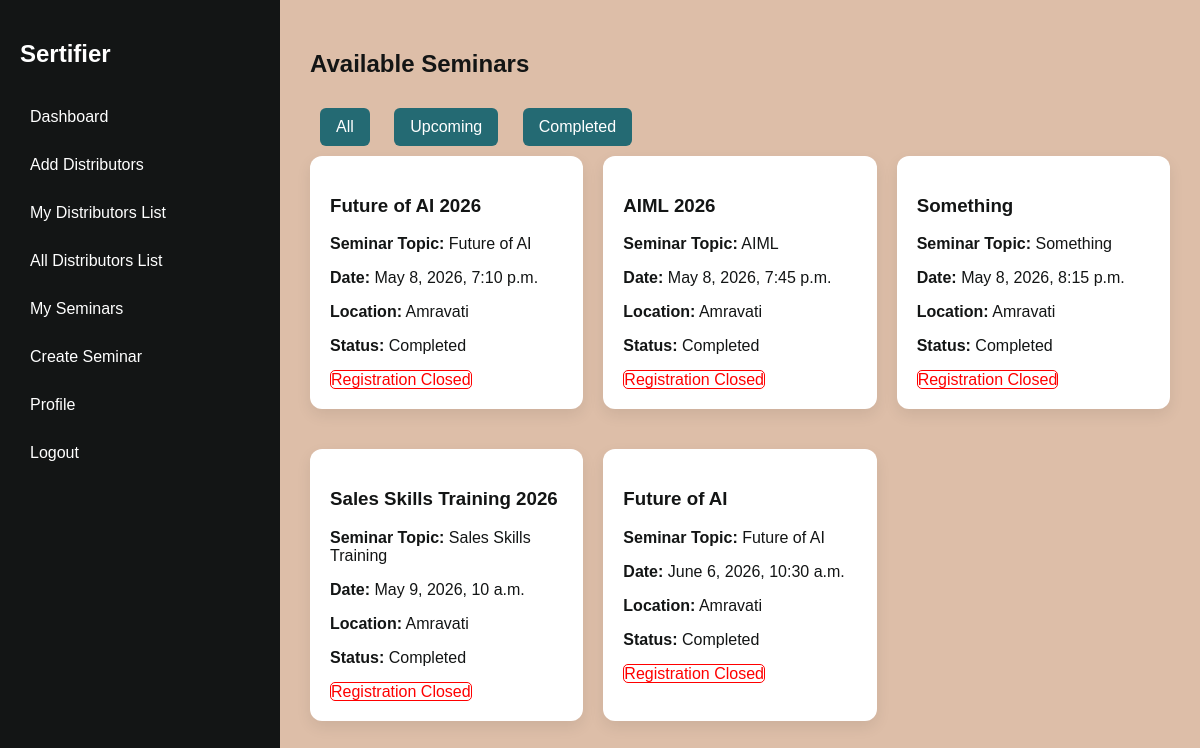
The page /seminars/all/ (signed in) on the database its author committed.
### seminars/models.py (models this page shows, shortened)
class Seminar(models.Model):
    title = models.CharField(max_length=200)
    topic = models.CharField(max_length=200)
    description = models.TextField()
    date_time = models.DateTimeField(null=True)
    location = models.CharField(max_length=255)
    created_by = models.ForeignKey(User, on_delete=models.CASCADE)
    created_at = models.DateTimeField(auto_now_add=True, null=True)
    @property
    def status(self):
        now = timezone.now()
        if self.date_time.date() > now.date():
            return "Upcoming"
        elif self.date_time.date() == now.date():
            return "Ongoing"
        else:
            return "Completed"
    @property
    def registration_open(self):
        now = timezone.now()
        return now < self.date_time
    certificate_enabled = models.BooleanField(default=True)
    certificate_title = models.CharField(
        max_length=200,
        default='Certificate of Participation'
    )
    certificate_logo_1 = models.ImageField(
        upload_to='certificate_logos/',
        blank=True,
        null=True
    )
    certificate_logo_2 = models.ImageField(
        upload_to='certificate_logos/',
        blank=True,
        null=True
    )
    certificate_logo_3 = models.ImageField(
        upload_to='certificate_logos/',
        blank=True,
        null=True
    )
    certificate_logo_4 = models.ImageField(
        upload_to='certificate_logos/',
        blank=True,
        null=True
    )
    certificate_signature = models.ImageField(
        upload_to='certificate_signatures/',
        blank=True,
        null=True
    )
    attendance_link_token = models.UUIDField(
        blank=True,
        unique=True,
        editable=False,
        null=True,
        default=uuid.uuid4,
    )

### seminars/views.py (the view)
# urls.py: path('all/', views.user_seminars, name='user_seminars'),
@login_required
def user_seminars(request):
    seminars = Seminar.objects.all()
    status = request.GET.get('status')
    registered_seminars = (
        SeminarRegistration.objects.filter(
            user=request.user
        ).values_list(
            'seminar_id',
            flat=True
        )
    )
    if status == 'upcoming':
        seminars = seminars.filter(
            date_time__date__gt=timezone.now().date()
        )
    elif status == 'completed':
        seminars = seminars.filter(
            date_time__date__lt=timezone.now().date()
        )
    return render(request, 'user_seminars.html', {
        'seminars': seminars,
        'registered_seminars':registered_seminars,
    })

### seminars/templates/user_seminars.html
{% extends 'base.html' %}
{% block content %}
<h2>Available Seminars</h2>
    <a href="?" class="btn">All</a>
    <a href="?status=upcoming" class="btn">
    Upcoming
    </a>
    <a href="?status=completed" class="btn">
    Completed
    </a>
<div class="grid">
    {% for seminar in seminars %}
    <div class="card">
        <h3>{{ seminar.title }}</h3>
        <p><strong>Seminar Topic:</strong> {{ seminar.topic }}</p>
        <p><strong>Date:</strong> {{ seminar.date_time }}</p>
        <p><strong>Location:</strong> {{ seminar.location }}</p>
        <p><strong>Status:</strong> {{ seminar.status }}</p>
        {% if seminar.id in registered_seminars %}
            <span style="color:green; border:1px solid; border-radius:5px;">Already Registered</span>
        {% else %}
            {% if seminar.registration_open %}
            <a href="{% url 'register_seminar' seminar.id %}" class="btn">
            Register
            </a>
            {% else %}
            <span style="color:red; border:1px solid; border-radius:5px;">Registration Closed</span>
            {% endif %}
        {% endif %}
    </div>
    {% endfor %}
</div>
{% endblock %}

### User/static/css/style.css (style rules this page uses)
:root { --primary: #131515; --secondary: #246a73; --accent: #368f8b; --muted: #f3dfc1; --bg: #ddbea8; --white: #ffffff; }
body { margin: 0; font-family: 'Poppins', sans-serif; background-color: var(--bg); color: var(--primary); }
.card { background: var(--white); padding: 20px; border-radius: 12px; margin-bottom: 20px; box-shadow: 0 6px 15px rgba(0,0,0,0.08); transition: 0.3s; }
.btn { display: inline-block; background: var(--secondary); color: var(--white); padding: 10px 16px; border-radius: 6px; text-decoration: none; transition: 0.3s; margin:10px; }
.grid { display: grid; grid-template-columns: repeat(auto-fit, minmax(250px, 1fr)); gap: 20px; }

### rows shown on the page
Seminar: title "Future of AI 2026", topic "Future of AI", date_time "May 8, 2026, 7:10 p.m.", location "Amravati", status "Completed", shows "Registration Closed"
Seminar: title "AIML 2026", topic "AIML", date_time "May 8, 2026, 7:45 p.m.", location "Amravati", status "Completed", shows "Registration Closed"
Seminar: title "Something", topic "Something", date_time "May 8, 2026, 8:15 p.m.", location "Amravati", status "Completed", shows "Registration Closed"
Seminar: title "Sales Skills Training 2026", topic "Sales Skills Training", date_time "May 9, 2026, 10 a.m.", location "Amravati", status "Completed", shows "Registration Closed"
Seminar: title "Future of AI", topic "Future of AI", date_time "June 6, 2026, 10:30 a.m.", location "Amravati", status "Completed", shows "Registration Closed"
